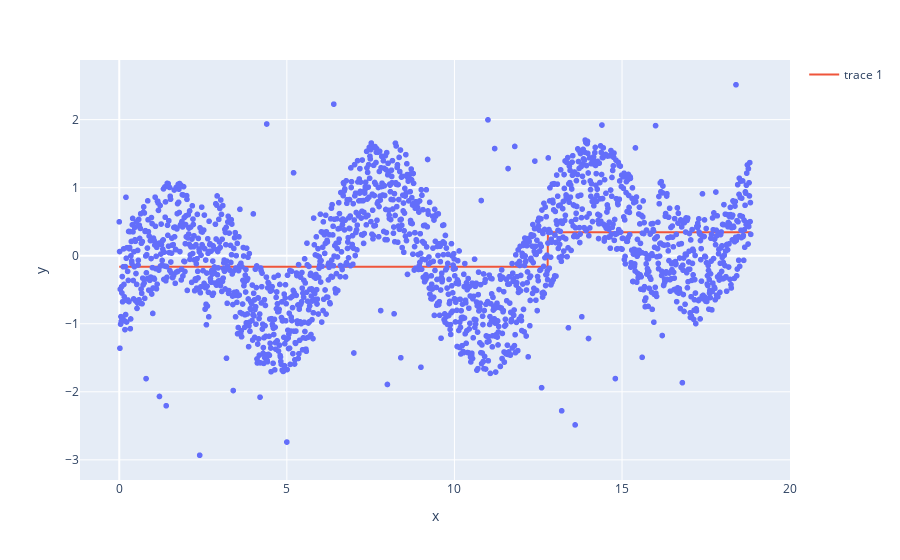

Notebook cell for this chart:
### Code cell
fig = px.scatter(x=X.ravel(), y=y2)
y_hat = clf2.predict(X)
fig.add_trace(go.Scatter(x=X.ravel(), y=y_hat)).show()

### Figure 1 — Plotly figure (JSON) as saved in the notebook; plotly's stock layout.template omitted (floating-point values rounded to 4 significant figures; data arrays with more than 128 entries replaced by an {"elided": "..."} marker saying what was removed)
{"data": [{"hovertemplate": "x=%{x}<br>y=%{y}<extra></extra>", "legendgroup": "", "marker": {"color": "#636efa", "symbol": "circle"}, "mode": "markers", "name": "", "showlegend": false, "x": {"elided": "1885 float values"}, "xaxis": "x", "y": {"elided": "1885 float values"}, "yaxis": "y", "type": "scattergl"}, {"x": {"elided": "1885 float values"}, "y": {"elided": "1885 float values"}, "type": "scatter"}], "layout": {"xaxis": {"anchor": "y", "domain": [0.0, 1.0], "title": {"text": "x"}}, "yaxis": {"anchor": "x", "domain": [0.0, 1.0], "title": {"text": "y"}}, "legend": {"tracegroupgap": 0}, "margin": {"t": 60}}}
